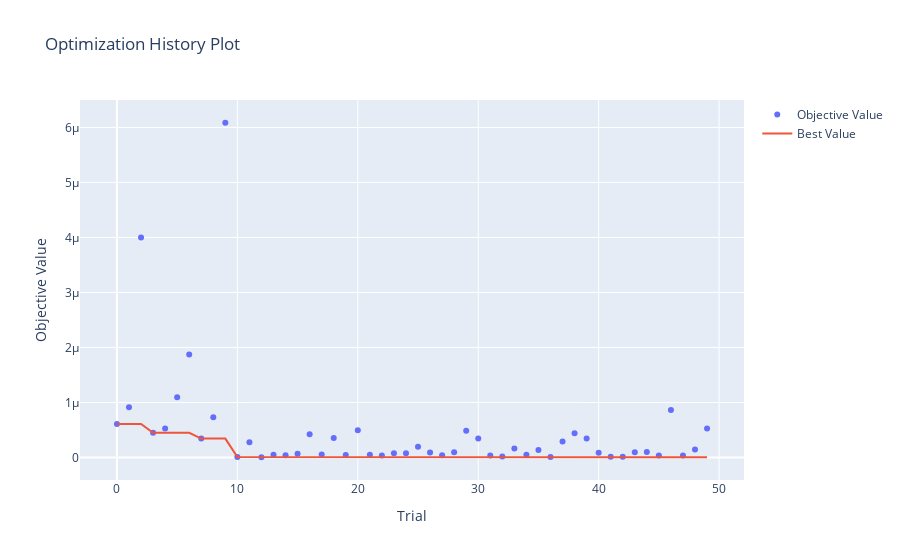

Write notebook code for a chart like this one.
### Code cell
fig = optuna.visualization.plot_optimization_history(study)
fig.show()
